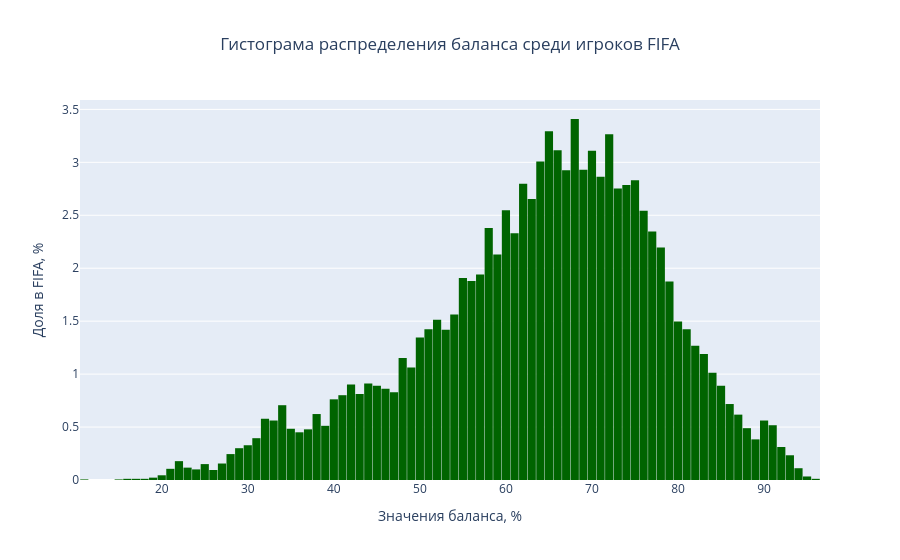

The notebook cell saved with this chart:
### Markdown cell above
Нарисуем график распределения любой величины, данные которой находятся в датасете, например, баланс. Посмотрим как сбалансированы игроки в игре

### Code cell
trace = go.Histogram(x=fifa['Balance'], # величина, распределение которой нужно показать
                     marker_color='darkgreen', # цвет графика
                     histnorm='percent' # теперь величина будет выражена в %
                    )

layout = {'title': {'text': 'Гистограма распределения баланса среди игроков FIFA', # Заголовок графика
                    'x':0.5, # позиционирование title по центру
                   },
          'xaxis_title': 'Значения баланса, %', # подпись Ох 
          'yaxis_title': 'Доля в FIFA, %', # подпись Оу
          'bargap':0.05, # зазор между столбцами гистограмы
    }

go.Figure(data=trace,layout=layout).show()

### Figure 1 — Plotly figure (JSON) as saved in the notebook; plotly's stock layout.template omitted (floating-point values rounded to 4 significant figures; data arrays with more than 128 entries replaced by an {"elided": "..."} marker saying what was removed)
{"data": [{"histnorm": "percent", "marker": {"color": "darkgreen"}, "type": "histogram", "x": {"elided": "17981 int values"}}], "layout": {"bargap": 0.05, "title": {"text": "Гистограма распределения баланса среди игроков FIFA", "x": 0.5}, "xaxis": {"title": {"text": "Значения баланса, %"}}, "yaxis": {"title": {"text": "Доля в FIFA, %"}}}}
